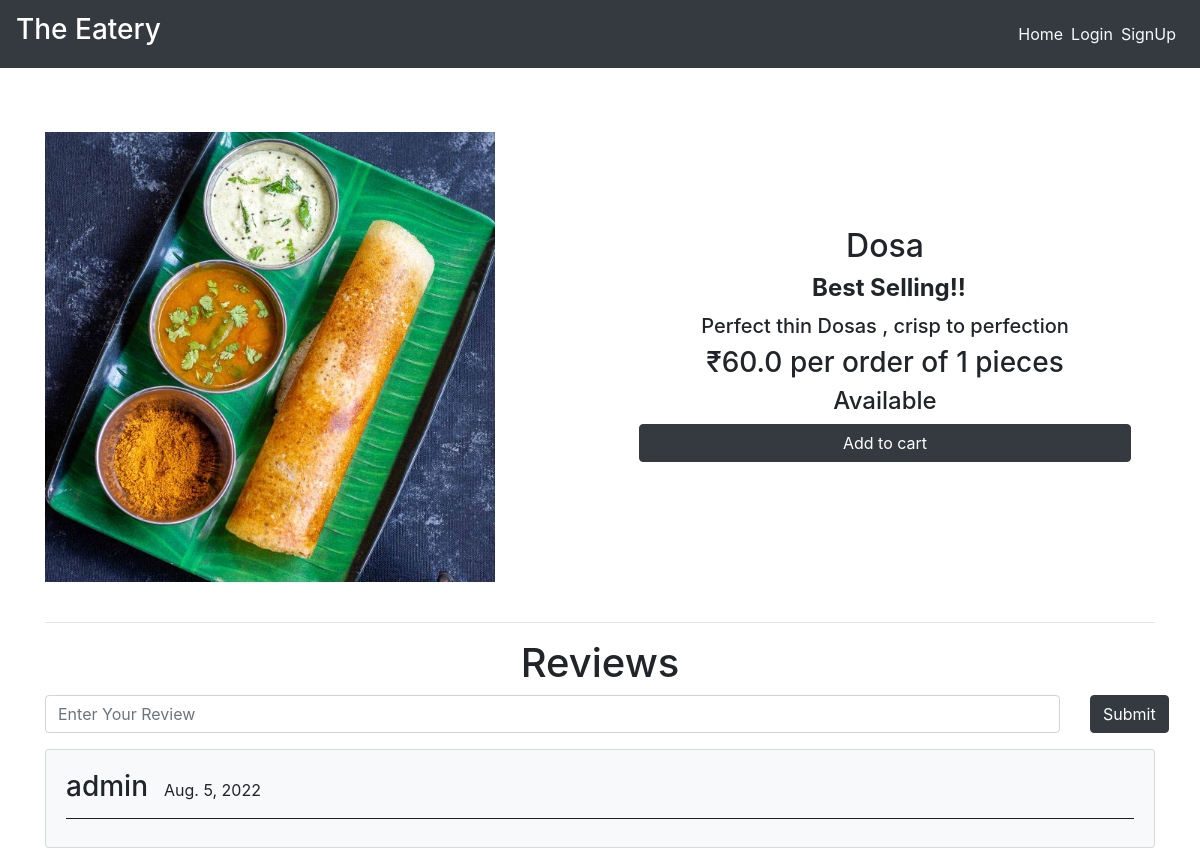
Screenshot of /dishes/Dosa with the database file from the repository.
### main/models.py (models this page shows, shortened)
class Item(models.Model):
    LABELS = (
        ('Best Selling!!', 'Best Selling!!'),
        ('New Arrival!!', 'New Arrival!!'),
        ("People's Choice!!", "People's Choice!!"),
    )
    LABEL_COLOUR = (
        ('danger', 'danger'),
        ('success', 'success'),
        ('primary', 'primary'),
        ('info', 'info'),
        ('warning', 'warning'),
    )
    title = models.CharField(max_length=150)
    description = models.CharField(max_length=250, blank=True)
    price = models.FloatField()
    pieces = models.IntegerField(default=6)
    instructions = models.CharField(max_length=250, default="Available")
    image = models.ImageField(default='default.png', upload_to='images/')
    labels = models.CharField(max_length=25, choices=LABELS, blank=True)
    label_colour = models.CharField(
        max_length=15, choices=LABEL_COLOUR, blank=True)
    slug = models.SlugField(default="foods")
    created_by = models.ForeignKey(User, on_delete=models.CASCADE)

class Reviews(models.Model):
    user = models.ForeignKey(User, on_delete=models.CASCADE)
    item = models.ForeignKey(Item, on_delete=models.CASCADE)
    rslug = models.SlugField()
    review = models.TextField()
    posted_on = models.DateField(default=timezone.now)
    class Meta:
        verbose_name = 'Review'
        verbose_name_plural = 'Reviews'

### main/views.py (the view)
# urls.py: path('dishes/<slug>', views.menuDetail, name='dishes'),
def menuDetail(request, slug):
    item = Item.objects.filter(slug=slug).first()
    reviews = Reviews.objects.filter(rslug=slug).order_by('-id')[:7]
    context = {
        'item' : item,
        'reviews' : reviews,
    }
    return render(request, 'main/dishes.html', context)

### main/templates/main/dishes.html (shortened to what this page needs)
{% extends "main/layout.html" %}
{% block content %}
<div class="dishes">
  <main class="mt-3 pt-4 main">
    <div class="container dark-grey-text">
      <div class="row wow fadeIn">
        <div class="col-md-6 mb-4">
          <img src="{{ item.image.url }}" class="img-fluid mt-4" alt="">
        </div>
        <div class="col-md-6 mb-4 information">
          <div class="p-4 content">
            <div class="mt-0">
                <h2><u style="text-decoration: none">{{ item.title }}</u><br><span class="badge badge-{{ item.label_colour }} ml-2">{{ item.labels }}</span></h2>
            </div>
            <div class="lead">
              {% if item.description %}
              <h5>{{ item.description }}</h5>
              {% endif %}
              <h3>₹{{ item.price }} per order of {{ item.pieces}} pieces</h3>
              <h4>{{ item.instructions }}</h4>
            </div>
            <a href="{% url 'main:add-to-cart' item.slug %}" class="btn btn-dark btn-md my-0 p">Add to cart</a>
          </div>
        </div>
      </div>
      <hr>
    </div>
  </main>
  <div class="container">
    <h1 class="text-center">Reviews</h1>
    <form action="{% url 'main:add_reviews' %}" method="POST" class="mb-3">
      <div class="row">
        <div class="col-sm-11">
          <input type="text" name="review" class="form-control" placeholder="Enter Your Review">
        </div>
        <div class="col-sm-1">
          <button type="submit" class="btn btn-dark">Submit</button>
        </div>
      </div>
    </form>
    {% for review in reviews %}
    <div class="main-reviews card bg-light mb-3">
      <div class="card-body">
        <div class="user_details" style="display: flex; border-bottom: 1px solid rgb(31, 30, 30);">
          <h3 class="mr-3">{{ review.user.username }} </h3>
          <p class="mt-2">{{ review.posted_on }}</p>
        </div>
      </div>
    </div>
    {% endfor %}
  </div>
</div>
{% endblock content %}

### main/static/main/styles.css (style rules this page uses)
.dishes .main .container .row img { max-width: 540px; max-height: 450px; width: fit-content; }
.dishes .main .container .row .content { display: flex; flex-direction: column; text-align: center; justify-content: center; }
.dishes .main .container .row .information { display: flex; flex-direction: column; text-align: center; justify-content: center; }

### rows the page displays
Item: image (picture), title "Dosa", labels "Best Selling!!", description "Perfect thin Dosas , crisp to perfection", price "60.0", pieces "1", instructions "Available"
Reviews: user.username "admin", posted_on "Aug. 5, 2022"
